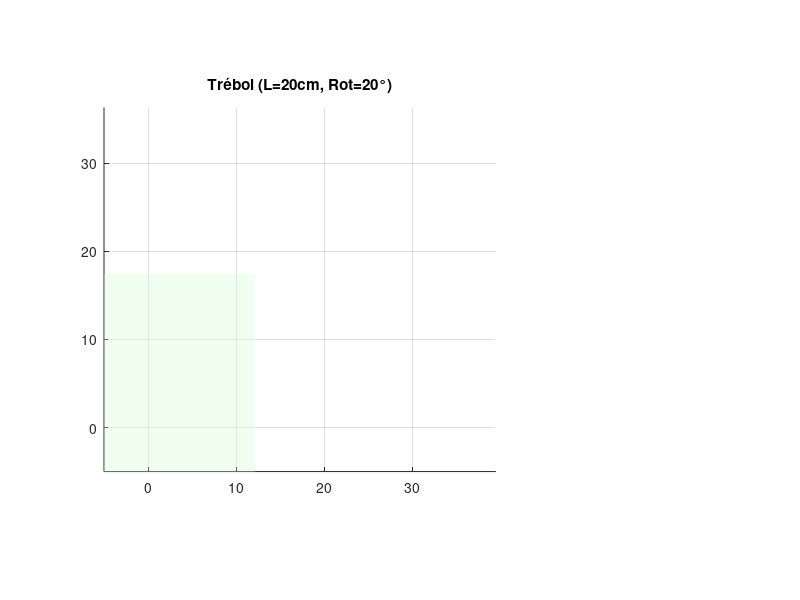

Write the MATLAB code that produced this figure. (Note: this script raises an error after producing the figure.)
    % -------------------------------------------------------------------------
    % PROYECTO ACADÉMICO: MECANISMO 2R - TRÉBOL ESTILIZADO (CON ESCALADO Y ROTACIÓN)
    % Requerimientos: L min = 20cm, Escala hasta 1.25, Rotación +/- 45°, Plano Vertical
    % -------------------------------------------------------------------------
    clear; clc; close all;
    
    %% 1. PARÁMETROS DEL ROBOT
    L1 = 30; 
    L2 = 30; 
    
    %% 2. PARAMETRIZACIÓN, ESCALADO Y ROTACIÓN (REQUERIMIENTO DOC)
    n_hojas = 3;       
    
    % --- CONTROL DE ESCALA ---
    L_minimo = 20;        % Requerimiento: L min = 20 cm
    factor_escala = 1.0;  % Requerimiento: Ajuste hasta 1.25
    L_actual = L_minimo * factor_escala; 
    
    % --- CONTROL DE ROTACIÓN ---
    rotacion_grados = 20; % REQUERIMIENTO: Ajuste de +/- 45°
    fase_rad = deg2rad(rotacion_grados); % Conversión a radianes para las ecuaciones
    
    % Definimos R_base y Amplitud en función de L_actual
    % Queremos que (R_base + Amplitud) = L_actual / 2
    R_max_deseado = L_actual / 2;
    R_base = R_max_deseado * 0.7;  % 70% para el cuerpo central
    Amplitud = R_max_deseado * 0.3; % 30% para los pétalos
    
    % Generación de puntos del trébol en coordenadas polares
    res_trebol = 200; 
    theta_trebol = linspace(0, 2*pi, res_trebol);
    rho = R_base + Amplitud * sin(n_hojas * theta_trebol); 
    
    % Coordenadas Locales Escaladas y ROTADAS
    x_local = rho .* cos(theta_trebol + fase_rad);
    y_local = rho .* sin(theta_trebol + fase_rad);
    
    %% 3. POSICIONAMIENTO DINÁMICO
    % Ajustamos Cx y Cy para asegurar que el robot alcance el trébol
    % Nota: Al rotar 45°, el cuadrado circunscrito cambia sus límites en X e Y.
    Cx = 22; 
    Cy = 18; 
    
    x_trebol_abs = x_local + Cx;
    y_trebol_abs = y_local + Cy;
    
    % Límites del Cuadrado Circunscrito (Bounding Box)
    min_sq_x = min(x_trebol_abs); max_sq_x = max(x_trebol_abs);
    min_sq_y = min(y_trebol_abs); max_sq_y = max(y_trebol_abs);
    altura_media = (min_sq_y + max_sq_y) / 2;
    
    % Posición de Inicio (Mecanismo Recogido)
    radio_interior = abs(L1 - L2); 
    Home_X = radio_interior + 2; 
    Home_Y = 0; 
    
    % --- VALIDACIÓN DE RESTRICCIONES ---
    D_home = sqrt(Home_X^2 + Home_Y^2);
    cos_th2_home = (D_home^2 - L1^2 - L2^2)/(2*L1*L2);
    if cos_th2_home > 1, cos_th2_home = 1; elseif cos_th2_home < -1, cos_th2_home = -1; end
    th2_home = -acos(cos_th2_home);
    th1_home = atan2(Home_Y, Home_X) - atan2(L2*sin(th2_home), L1 + L2*cos(th2_home));
    
    Codo_X = L1 * cos(th1_home);
    Codo_Y = L1 * sin(th1_home);
    
    fprintf('--- INFO PROYECTO ---\n');
    fprintf('Lado L actual: %.2f cm (Escala: %.2f)\n', L_actual, factor_escala);
    fprintf('Rotación aplicada: %.2f°\n', rotacion_grados);
    fprintf('Alcance máximo requerido: %.2f cm\n', max(sqrt(x_trebol_abs.^2 + y_trebol_abs.^2)));
    
    % Verificación de seguridad de alcance
    if max(sqrt(x_trebol_abs.^2 + y_trebol_abs.^2)) > (L1 + L2)
        warning('¡ALCANCE EXCEDIDO! El trébol es muy grande o está muy lejos.');
    end
    
    %% 4. TRAYECTORIAS Y TIEMPO
    puntos_aprox = 60;
    x_aprox = linspace(Home_X, x_trebol_abs(1), puntos_aprox);
    y_aprox = linspace(Home_Y, y_trebol_abs(1), puntos_aprox);
    x_total = [x_aprox, x_trebol_abs];
    y_total = [y_aprox, y_trebol_abs];
    total_steps = length(x_total);
    fases = [ones(1, puntos_aprox), 2*ones(1, res_trebol)];
    
    velocidad_deseada = 8; % cm/s
    longitud_total = sum(sqrt(diff(x_total).^2 + diff(y_total).^2));
    tiempo_total = longitud_total / velocidad_deseada;
    vector_tiempo = linspace(0, tiempo_total, total_steps);
    dt = tiempo_total / total_steps;
    
    %% 5. GRÁFICAS
    theta1_log = zeros(1, total_steps);
    theta2_log = zeros(1, total_steps);
    
    fig = figure('Name', 'Mecanismo 2R - Control de Trayectoria', 'Color', 'w', 'Position', [50 50 1200 650]);
    
    subplot(2,3, [1,2,4,5]); 
    hold on; axis equal; grid on;
    axis([-5 (max_sq_x + 10) -5 (max_sq_y + 10)]);
    title(['Trébol (L=' num2str(L_actual) 'cm, Rot=' num2str(rotacion_grados) '°)']);
    
    % Zona Permitida Inicio
    patch([-10 min_sq_x min_sq_x -10], [-10 -10 altura_media altura_media], ...
          [0.8 1 0.8], 'EdgeColor', 'none', 'FaceAlpha', 0.3);
    
    yline(altura_media, 'r--', 'Mitad Altura');
    xline(min_sq_x, 'r--', 'Límite Izq');
    rectangle('Position', [min_sq_x min_sq_y (max_sq_x-min_sq_x) (max_sq_y-min_sq_y)], ...
              'EdgeColor', [0.4 0.4 0.4], 'LineStyle', '-'); 
    
    h_brazo1 = plot([0, 0], [0, 0], 'b-', 'LineWidth', 4);
    h_brazo2 = plot([0, 0], [0, 0], 'c-', 'LineWidth', 4);
    h_joint  = plot(0, 0, 'ko', 'MarkerFaceColor', 'y');
    h_eff    = plot(0, 0, 'mo', 'MarkerFaceColor', 'm');
    h_trail_aprox = plot(x_aprox(1), y_aprox(1), 'k:');
    h_trail_draw  = plot(x_trebol_abs(1), y_trebol_abs(1), 'm-', 'LineWidth', 2);
    
    % Subplots de Ángulos
    subplot(2,3,3); hold on; grid on; title('\theta_1'); ylabel('Grados');
    h_plot_th1 = plot(0,0,'b','LineWidth',1.5);
    subplot(2,3,6); hold on; grid on; title('\theta_2'); xlabel('Tiempo [s]'); ylabel('Grados');
    h_plot_th2 = plot(0,0,'r','LineWidth',1.5);
    
    %% 6. SIMULACIÓN
    for i = 1:total_steps
        Px = x_total(i); Py = y_total(i);
        D = sqrt(Px^2 + Py^2);
        
        % Cinemática Inversa (IK)
        cos_th2 = (D^2 - L1^2 - L2^2)/(2*L1*L2);
        if cos_th2 > 1, cos_th2 = 1; elseif cos_th2 < -1, cos_th2 = -1; end
        theta2 = -acos(cos_th2);
        theta1 = atan2(Py, Px) - atan2(L2*sin(theta2), L1 + L2*cos(theta2));
        
        theta1_log(i) = rad2deg(theta1); theta2_log(i) = rad2deg(theta2);
        
        % Cinemática Directa (FK) para dibujo
        Jx = L1 * cos(theta1); Jy = L1 * sin(theta1);
        Ex = Jx + L2 * cos(theta1 + theta2); Ey = Jy + L2 * sin(theta1 + theta2);
        
        set(h_brazo1, 'XData', [0, Jx], 'YData', [0, Jy]);
        set(h_brazo2, 'XData', [Jx, Ex], 'YData', [Jy, Ey]);
        set(h_joint,  'XData', Jx, 'YData', Jy);
        set(h_eff,    'XData', Ex, 'YData', Ey);
        
        if fases(i) == 1
            set(h_trail_aprox, 'XData', x_total(1:i), 'YData', y_total(1:i));
        else
            set(h_trail_draw, 'XData', x_total(length(x_aprox)+1:i), 'YData', y_total(length(x_aprox)+1:i));
        end
        
        set(h_plot_th1, 'XData', vector_tiempo(1:i), 'YData', theta1_log(1:i));
        set(h_plot_th2, 'XData', vector_tiempo(1:i), 'YData', theta2_log(1:i));
        
        drawnow limitrate; pause(dt);
    end
